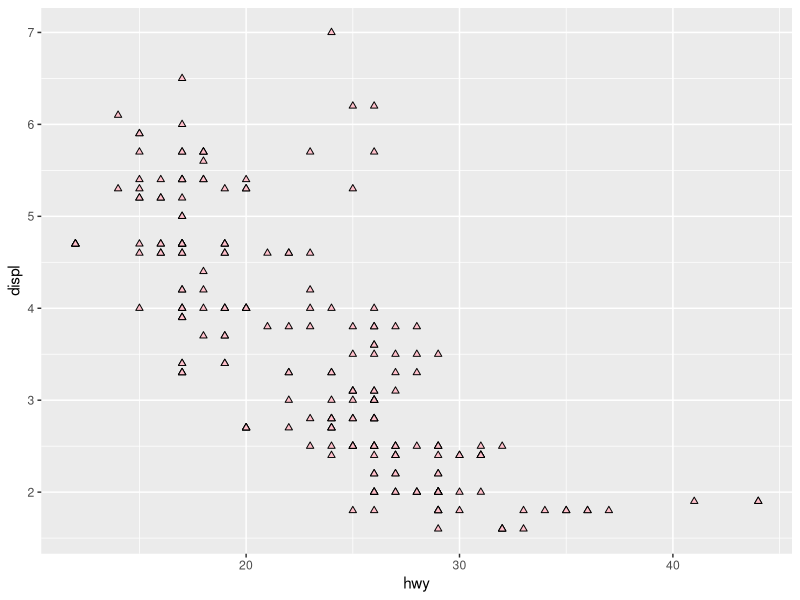
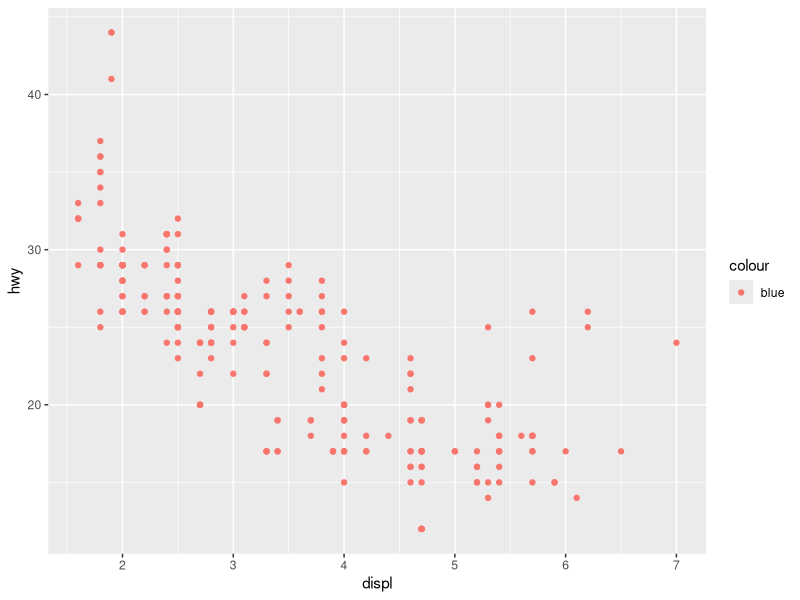
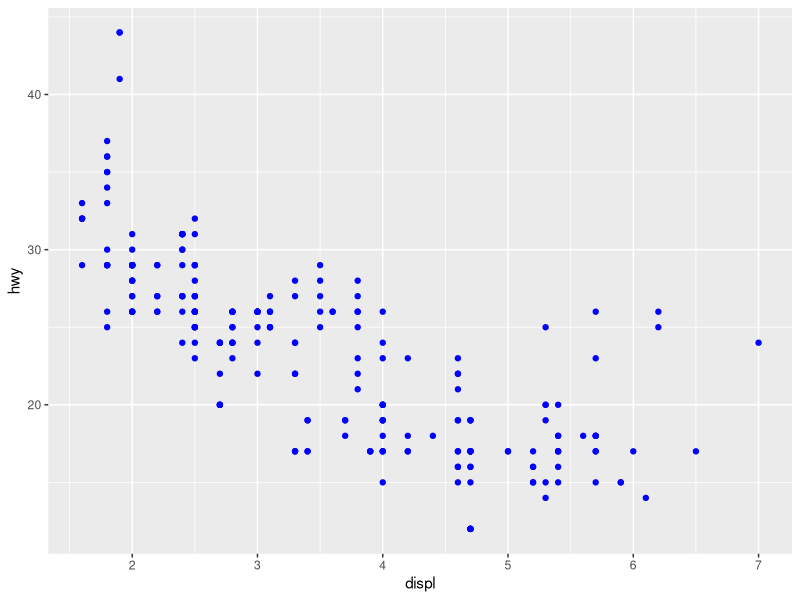
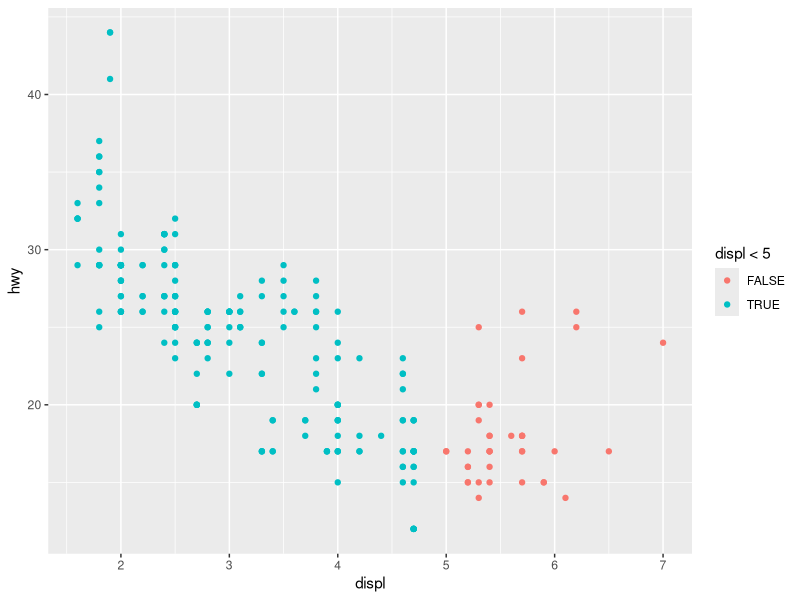
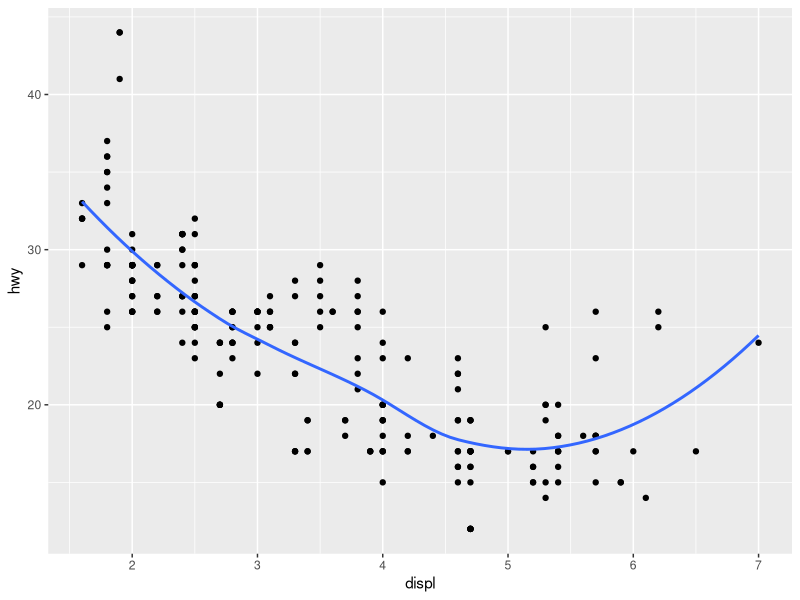
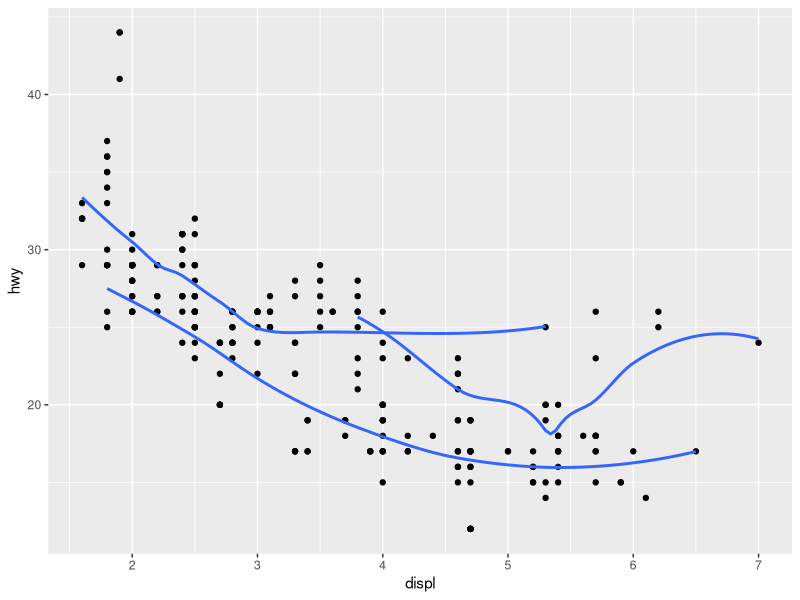
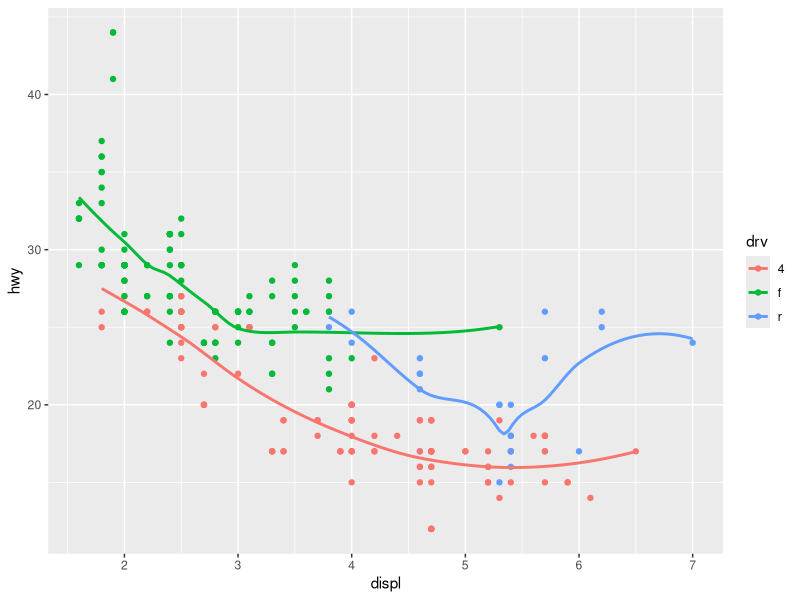
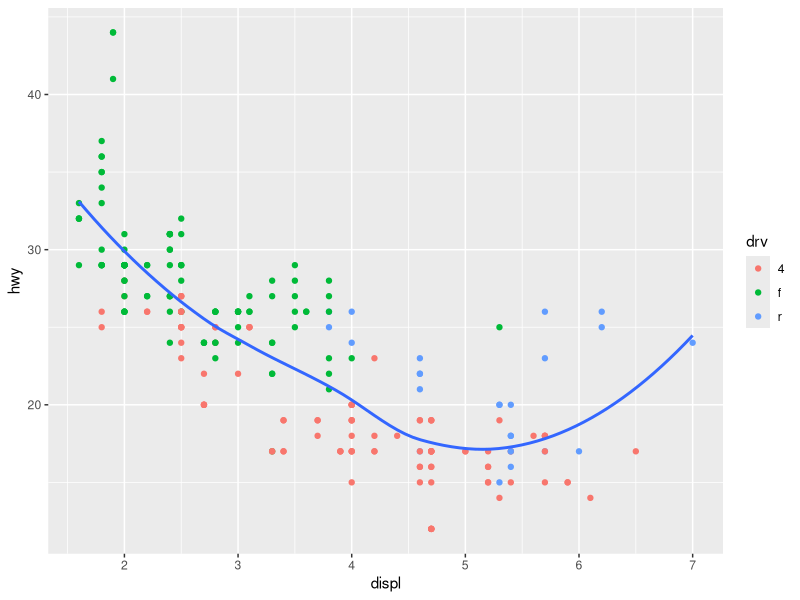

Here is the R script that generated these plots, in order:
## ---- chunk 1
library(tidyverse)
## ---- chunk 2
mpg |> 
  ggplot() + 
  geom_point(aes(x = hwy, y = displ), shape = 24, fill = "pink")
## ---- chunk 3
ggplot(mpg) + 
  geom_point(aes(x = displ, y = hwy, color = "blue"))

ggplot(mpg) + 
  geom_point(aes(x = displ, y = hwy), color = "blue")
## ---- chunk 4
ggplot(mpg) + 
  geom_point(aes(x = displ, y = hwy, color = displ < 5))
## ---- chunk 5
mpg |> #1
  ggplot(aes(x = displ, y = hwy)) + 
  geom_point() +
  geom_smooth(se = FALSE)

mpg |> #2
  ggplot(aes(x = displ, y = hwy)) + 
  geom_point() +
  geom_smooth(aes(group = drv), se = FALSE)

mpg |> #3
  ggplot(aes(x = displ, y = hwy, group = drv, color = drv)) + 
  geom_point() +
  geom_smooth(se = FALSE)

mpg |> #4
  ggplot(aes(x = displ, y = hwy)) + 
  geom_point(aes(group = drv, color = drv)) +
  geom_smooth(se = FALSE)

mpg |> #5
  ggplot(aes(x = displ, y = hwy, group = drv, linetype = drv)) + 
  geom_point(aes(color = drv)) +
  geom_smooth(se = FALSE)

mpg |> #6
  ggplot(aes(x = displ, y = hwy, group = drv, linetype = drv)) + 
  geom_point(aes(fill = drv), shape = 21, color = "white", stroke = 2 )

## ---- chunk 6

mpg |> 
  ggplot(aes(x = hwy, y = displ)) +
  geom_point() +
  facet_wrap(~cty)

## ---- chunk 7
ggplot(mpg) + 
  geom_point(aes(x = drv, y = cyl))
## ---- chunk 8
ggplot(mpg) + 
  geom_point(aes(x = displ, y = hwy)) +
  facet_grid(drv ~ .)

ggplot(mpg) + 
  geom_point(aes(x = displ, y = hwy)) +
  facet_grid(. ~ cyl)
## ---- chunk 9
ggplot(mpg) + 
  geom_point(aes(x = displ, y = hwy)) + 
  facet_wrap(~ class, nrow = 2)
## ---- chunk 10
ggplot(mpg, aes(x = displ)) + 
  geom_histogram() + 
  facet_grid(drv ~ .)

ggplot(mpg, aes(x = displ)) + 
  geom_histogram() +
  facet_grid(. ~ drv)
## ---- chunk 11
ggplot(mpg) + 
  geom_point(aes(x = displ, y = hwy)) +
  facet_grid(drv ~ .)

ggplot(mpg) + 
  geom_point(aes(x = displ, y = hwy)) +
  facet_wrap(~drv, ncol = 1, strip.position = "right")
## ---- chunk 12

diamonds |>
  summarise(
    min = min(depth),
    max = max(depth),
    median = median(depth),
    .by = cut
  ) |> 
  ggplot(aes(x = cut, y = median)) +
  geom_pointrange(aes(ymin = min, ymax = max))

## ---- chunk 13

geoms <- tribble(
  ~geom, ~stat, ~shape, ~use,
  "geom_abline", NA, "line", "Diagonal reference line",
  "geom_hline", NA, "line", "Horizontal reference line",
  "geom_vline", NA, "line", "Vertical reference line",
  "geom_bar", "stat_count", "bar", "Bar chart",
  "geom_col", NA, "bar", "Bar chart",
  "geom_bin_2d", "stat_bin_2d", "bin", "Heatmap of 2d bin counts",
  "geom_blank", NA , NA, "empty space",
  "geom_boxplot", "stat_boxplot", "boxplot", "A box and whiskers plot (in the style of Tukey)",
  "geom_contour", "stat_contour", "lines", "2D contours of a 3D surface",
  "geom_contour_filled", "stat_contour_filled", "line", "2D contours of a 3D surface",
  "geom_count", "stat_sum", "point", "Count overlapping points",
  "geom_density", "stat_density", "line", "Smoothed density estimates",
  "geom_density_2d", "stat_density_2d", "contour", "Contours of a 2D density estimate",
  "geom_density_2d_filled", "stat_density_2d_filled", "contour", "Contours of a 2D density estimate",
  "geom_dotplot", NA, "point", "Dot plot",
  "geom_errorbarh", NA, "errorbar", "Horizontal error bars",
  "geom_function", "stat_function", "line", "Draw a function as a continuous curve",
  "geom_hex", "stat_bin_hex", "hexagon", "Hexagonal heatmap of 2d bin counts",
  "geom_freqpoly", "stat_bin", "line", "Histograms and frequency polygons",
  "geom_histogram", "stat_bin", "bin", "Histograms and frequency polygons",
  "geom_jitter", NA, "point", "Jittered points",
  "geom_crossbar", NA, "crossbar", "Vertical intervals: lines, crossbars & errorbars",
  "geom_errorbar", NA, "errorbar", "Vertical intervals: lines, crossbars & errorbars",
  "geom_linerange", NA, "line", "Vertical intervals: lines, crossbars & errorbars",
  "geom_pointrange", NA, "line and point", "Vertical intervals: lines, crossbars & errorbars",
  "geom_map", NA, "line", "Polygons from a reference map",
  "geom_path", NA, "line", "Connect observations",
  "geom_line", NA, "line", "Connect observations",
  "geom_step", NA, "line", "Connect observations",
  "geom_point", NA, "point", "Points",
  "geom_polygon", NA, "polygon", "Polygons",
  "geom_qqline", "stat_qqline", "line", "A quantile-quantile plot",
  "geom_qq", "stat_qq", "point", "A quantile-quantile plot",
  "geom_quantile", "stat_quantile", "line", "Quantile regression",
  "geom_ribbon", "stat_align", "area", "Ribbons and area plots",
  "geom_area", "stat_align", "area", "Ribbons and area plots",
  "geom_rug", NA, "line", "Rug plots in the margins",
  "geom_segment", NA, "line", "Line segments and curves",
  "geom_line", NA, "line", "Line segments and curves",
  "geom_smooth", "stat_smooth", "line", "Smoothed conditional means",
  "geom_spoke", NA, "line", "Line segments parameterised by location, direction and distance",
  "geom_label", NA, "text", "Text",
  "geom_text", NA, "text", "Text",
  "geom_raster", NA, "raster", "Rectangles",
  "geom_rect", NA, "raster", "Rectangles",
  "geom_tile", NA, "raster", "Rectangles",
  "geom_violin", "stat_ydensity", "violin", "Violin plot",
  "geom_sf", "stat_sf", "simple feature", "Visualise sf objects"
  
        )

 geoms

## ---- chunk 14

ggplot(diamonds, aes(x = cut, y = after_stat(prop))) + 
  geom_bar()

ggplot(diamonds, aes(x = cut, fill = color, y = after_stat(prop))) + 
  geom_bar()

ggplot(diamonds, aes(x = cut, y = after_stat(prop), group = 1)) + 
  geom_bar()

ggplot(diamonds, aes(x = cut, fill = color, y = after_stat(prop), group = 1)) + 
  geom_bar()

## ---- chunk 15

ggplot(mpg, aes(x = cty, y = hwy)) + 
  geom_point()

ggplot(mpg, aes(x = cty, y = hwy)) + 
  geom_point(position = "identity")

ggplot(mpg, aes(x = cty, y = hwy)) + 
  geom_point(position = "jitter")

## ---- chunk 16

ggplot(mpg, aes(x = displ, y = hwy)) +
  geom_point()
ggplot(mpg, aes(x = displ, y = hwy)) +
  geom_point(position = "identity")


## ---- chunk 17

ggplot(mpg, aes(x = displ, y = hwy)) +
  geom_point()

ggplot(mpg, aes(x = displ, y = hwy)) +
  geom_count()

ggplot(mpg, aes(x = displ, y = hwy)) +
  geom_jitter()


## ---- chunk 18

ggplot(mpg, aes(x = drv, y = hwy, fill = model)) +
  geom_boxplot()

